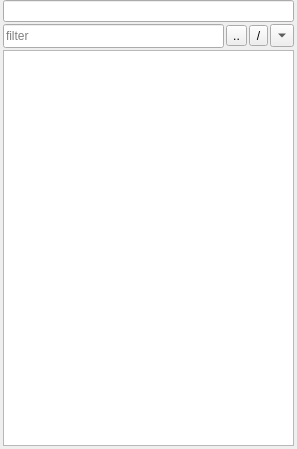
<?xml version="1.0" encoding="UTF-8"?>
<ui version="4.0">
 <class>DockWidgetFileExplorer</class>
 <widget class="QDockWidget" name="DockWidgetFileExplorer">
  <property name="geometry">
   <rect>
    <x>0</x>
    <y>0</y>
    <width>297</width>
    <height>449</height>
   </rect>
  </property>
  <property name="windowTitle">
   <string>File Explorer</string>
  </property>
  <widget class="QWidget" name="dockWidgetContents">
   <layout class="QVBoxLayout" name="verticalLayout">
    <property name="spacing">
     <number>2</number>
    </property>
    <property name="leftMargin">
     <number>3</number>
    </property>
    <property name="topMargin">
     <number>0</number>
    </property>
    <property name="rightMargin">
     <number>3</number>
    </property>
    <property name="bottomMargin">
     <number>3</number>
    </property>
    <item>
     <widget class="QLineEdit" name="lineEditAddressBar"/>
    </item>
    <item>
     <layout class="QHBoxLayout" name="horizontalLayout">
      <property name="spacing">
       <number>2</number>
      </property>
      <property name="topMargin">
       <number>0</number>
      </property>
      <item>
       <widget class="QLineEdit" name="lineEditFilter">
        <property name="sizePolicy">
         <sizepolicy hsizetype="Expanding" vsizetype="Fixed">
          <horstretch>0</horstretch>
          <verstretch>0</verstretch>
         </sizepolicy>
        </property>
        <property name="minimumSize">
         <size>
          <width>0</width>
          <height>24</height>
         </size>
        </property>
        <property name="frame">
         <bool>true</bool>
        </property>
        <property name="readOnly">
         <bool>false</bool>
        </property>
        <property name="placeholderText">
         <string>filter</string>
        </property>
       </widget>
      </item>
      <item>
       <widget class="QToolButton" name="toolButtonFolderUp">
        <property name="text">
         <string>..</string>
        </property>
       </widget>
      </item>
      <item>
       <widget class="QToolButton" name="toolButtonFolderRoot">
        <property name="text">
         <string>/</string>
        </property>
       </widget>
      </item>
      <item>
       <widget class="QToolButton" name="toolButtonFileViewOptionsMenu">
        <property name="toolTip">
         <string>File Explorer Options</string>
        </property>
        <property name="text">
         <string>...</string>
        </property>
        <property name="popupMode">
         <enum>QToolButton::InstantPopup</enum>
        </property>
        <property name="arrowType">
         <enum>Qt::DownArrow</enum>
        </property>
       </widget>
      </item>
     </layout>
    </item>
    <item>
     <widget class="QTreeView" name="treeViewFiles">
      <property name="showDropIndicator" stdset="0">
       <bool>true</bool>
      </property>
      <property name="dragEnabled">
       <bool>true</bool>
      </property>
      <property name="alternatingRowColors">
       <bool>true</bool>
      </property>
     </widget>
    </item>
   </layout>
  </widget>
 </widget>
 <resources/>
 <connections/>
</ui>
